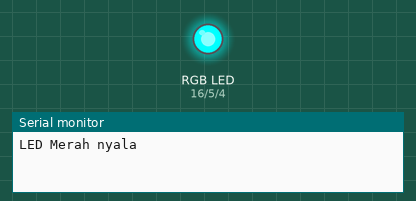
Bench run of a sketch on a simulated Arduino Uno, built with avr-gcc and run on an emulated ATmega328P. On the bench: an RGB LED mixed from three pins (HIGH = lit), the last lines printed to the serial monitor.

Above: at 0.5 s.
At 1.5 s:
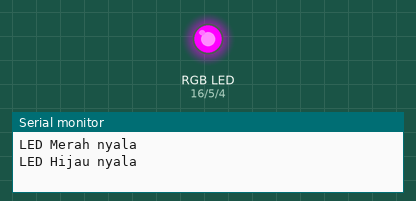
At 5.5 s:
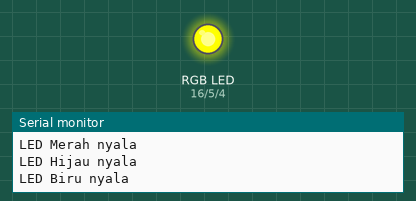
Timing chart, 0 to 6.9 s (numbered marks = the images above):
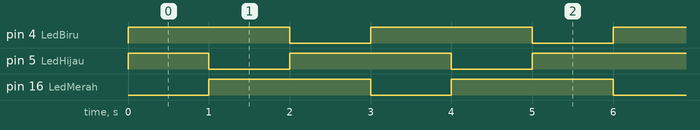

The sketch:

ledrgb.ino
```cpp
#define LedMerah 16 //D0 pin led merah
#define LedHijau 5 //D1 pin led hijau
#define LedBiru 4 //D2 pin led biru
void setup() {
Serial.begin(9600);
pinMode(LedMerah, OUTPUT);
pinMode(LedHijau, OUTPUT);
pinMode(LedBiru, OUTPUT); // atur pin digital sebagai output.
}
void RunningLED() {
 digitalWrite(LedMerah, LOW);
 digitalWrite(LedHijau, HIGH);
 digitalWrite(LedBiru, HIGH);
 Serial.println("LED Merah nyala");
 delay(1000);

 digitalWrite(LedMerah, HIGH);
 digitalWrite(LedHijau, LOW);
 digitalWrite(LedBiru, HIGH);
 Serial.println("LED Hijau nyala");
 delay(1000);

 digitalWrite(LedMerah, HIGH);
 digitalWrite(LedHijau, HIGH);
 digitalWrite(LedBiru, LOW);
 Serial.println("LED Biru nyala");
 delay(1000);
 Serial.println();
}
void loop() {
RunningLED();
}
```

Measured:
- by itself, pin 4 (LedBiru), pin 16 (LedMerah): alternates HIGH for 2.0 s and LOW for 1.0 s
- by itself, pin 5 (LedHijau): repeats every 3.0 s: LOW 1.0 s, HIGH 2.0 s
- by itself, everything shown: repeats every 3.0 s, in 3 steps
